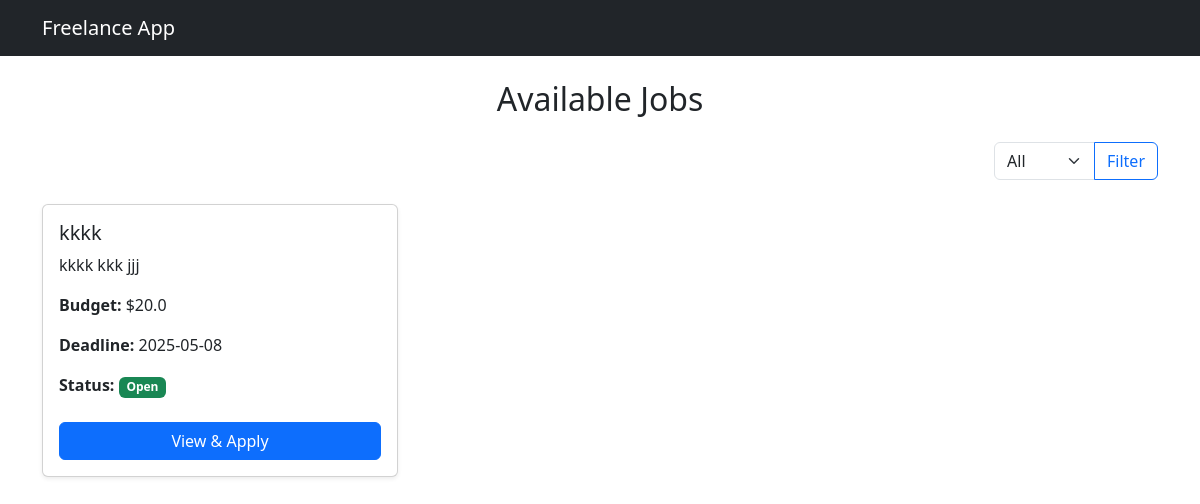
Page /freelancer/jobs (signed in) on the earlier database version.
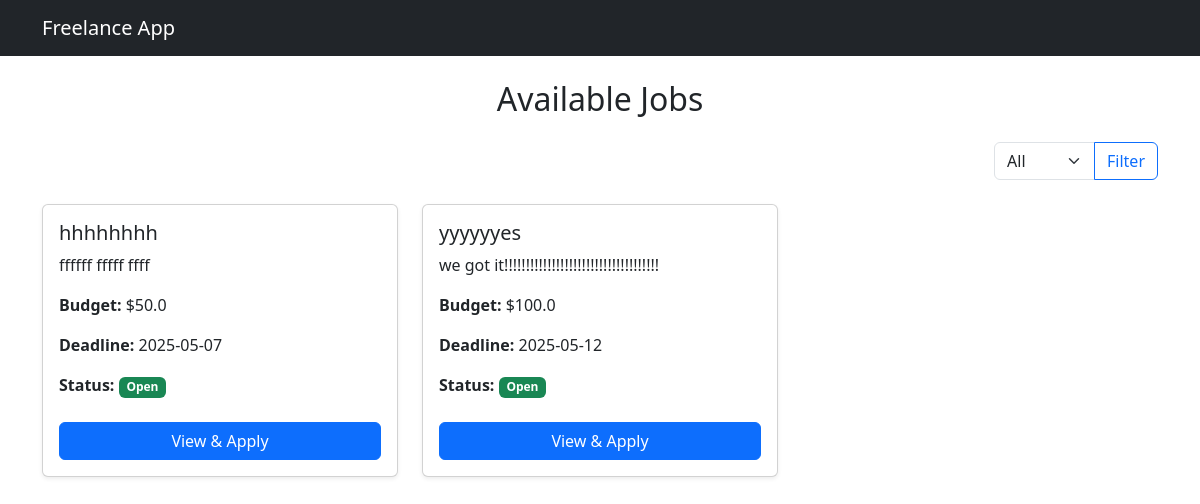
Same page on the later database version.
### infrastructure/models/job_model.py (models this page shows)
class JobModel(Base):
    __tablename__ = "jobs"
    id = Column(Integer, primary_key=True, index=True)
    title = Column(String, nullable=False)
    description = Column(String, nullable=False)
    budget = Column(Float, nullable=False)
    deadline = Column(Date, nullable=False)
    client_id = Column(Integer, ForeignKey("users.id"), nullable=False)
    status = Column(String, default="open")

### web/routes/freelance_routes.py (the view)
@freelance_bp.route("/jobs", endpoint="freelancer_jobs")
def freelancer_jobs():
    if "user_id" not in session or session.get("user_role") != "freelancer":
        return redirect(url_for("auth.auth_login"))
    jobs = ListOpenJobs(SQLAlchemyJobRepo()).execute()
    return render_template("freelancer_jobs.html", jobs=jobs)

### app/use_cases/list_open_jobs.py (called while the page is built)
    def execute(self):
        return self.job_repo.list_open_jobs()

### infrastructure/repositories/sqlalchemy_repo.py (called while the page is built)
    def list_open_jobs(self) -> list[Job]:
        db = SessionLocal()
        jobs = db.query(JobModel).filter(JobModel.status == "open").all()
        db.close()
        return [Job(
            id=job.id,
            title=job.title,
            description=job.description,
            budget=job.budget,
            deadline=job.deadline,
            client_id=job.client_id,
            status=job.status
        ) for job in jobs]

### web/templates/freelancer_jobs.html (shortened to what this page needs)
{% extends "layout.html" %}
{% block content %}
<h2 class="mb-4 text-center">Available Jobs</h2>
<form method="get" action="" class="mb-4 d-flex justify-content-end">
  <div class="input-group w-auto">
    <select class="form-select" name="status">
      <option value="">All</option>
    </select>
    <button class="btn btn-outline-primary" type="submit">Filter</button>
  </div>
</form>
<div class="row">
  {% for job in jobs %}
  <div class="col-md-6 col-lg-4 mb-4">
    <div class="card h-100 shadow-sm">
      <div class="card-body d-flex flex-column">
        <h5 class="card-title">{{ job.title }}</h5>
        <p class="card-text">{{ job.description[:100] }}{% if job.description|length > 100 %}...{% endif %}</p>
        <p><strong>Budget:</strong> ${{ job.budget }}</p>
        <p><strong>Deadline:</strong> {{ job.deadline.strftime('%Y-%m-%d') }}</p>
        <p><strong>Status:</strong>
          {% if job.status == "open" %}
            <span class="badge bg-success">Open</span>
          {% elif job.status == "closed" %}
            <span class="badge bg-danger">Closed</span>
          {% else %}
            <span class="badge bg-secondary">{{ job.status }}</span>
          {% endif %}
        </p>
        <div class="mt-auto">
          <button type="button" class="btn btn-primary w-100 mt-2" data-bs-toggle="modal" data-bs-target="#jobModal{{ job.id }}">
            View & Apply
          </button>
        </div>
      </div>
    </div>
  </div>
  {% endfor %}
</div>
{% endblock %}

### web/templates/layout.html (shortened to what this page needs)
<!DOCTYPE html>
<html lang="en">
<head>
  <link href="https://cdn.jsdelivr.net/npm/bootstrap@5.3.2/dist/css/bootstrap.min.css" rel="stylesheet">
</head>
<body>
  <nav class="navbar navbar-expand-lg navbar-dark bg-dark mb-4">
    <div class="container">
      <a class="navbar-brand" href="/">Freelance App</a>
    </div>
  </nav>
  <div class="container">
    {% block content %}{% endblock %}
  </div>
</body>
</html>

Differences in the rows shown:
no longer on this page (row edited): JobModel: title "kkkk", description "kkkk kkk jjj", budget "20.0", deadline "2025-05-08", status "Open"
added JobModel: title "hhhhhhhh", description "ffffff fffff ffff", budget "50.0", deadline "2025-05-07", status "Open"
added JobModel: title "yyyyyyes", description "we got it!!!!!!!!!!!!!!!!!!!!!!!!!!!!!!!!!!!!", budget "100.0", deadline "2025-05-12", status "Open"
